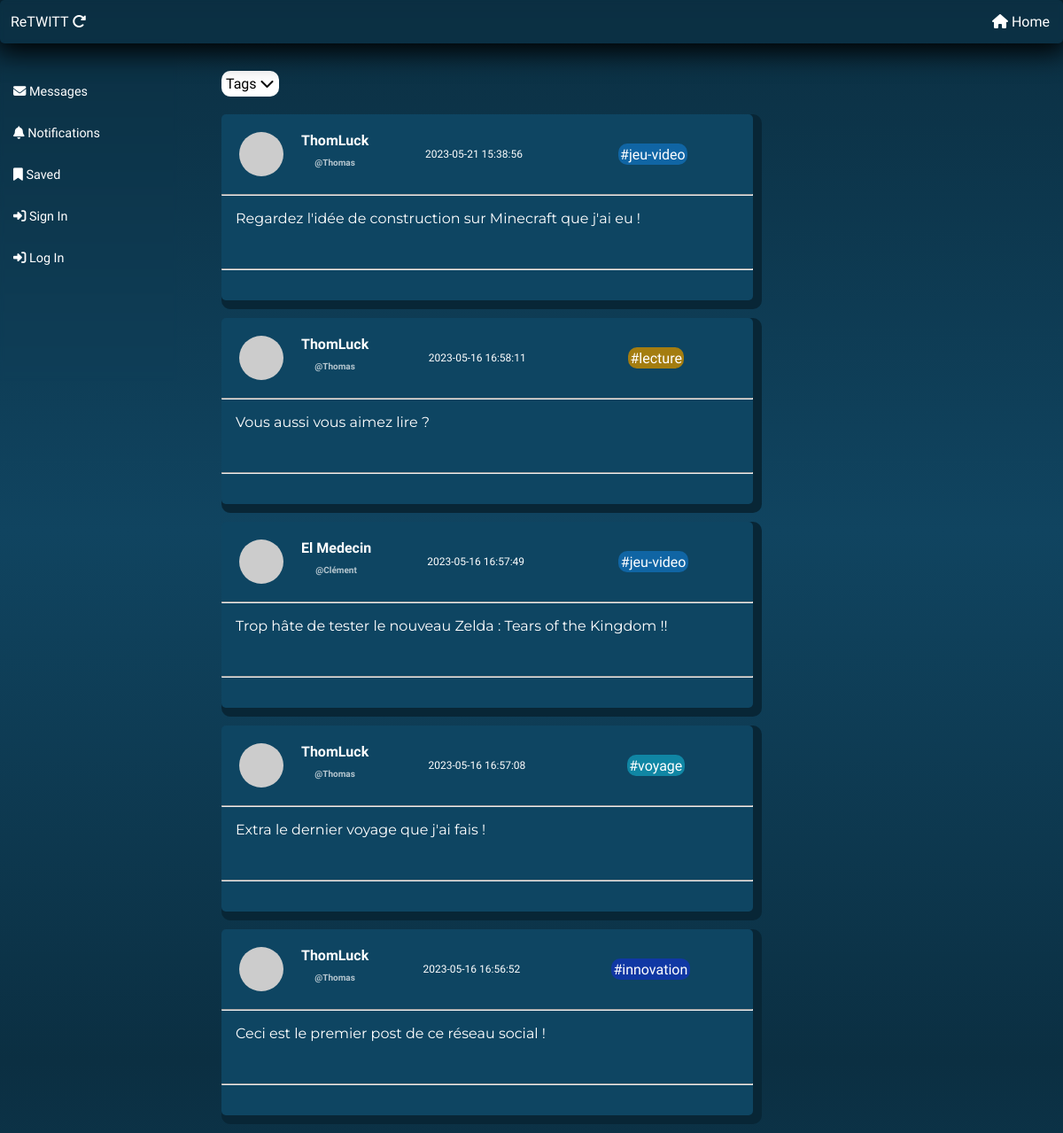
The page /search.php on the database as committed earlier.
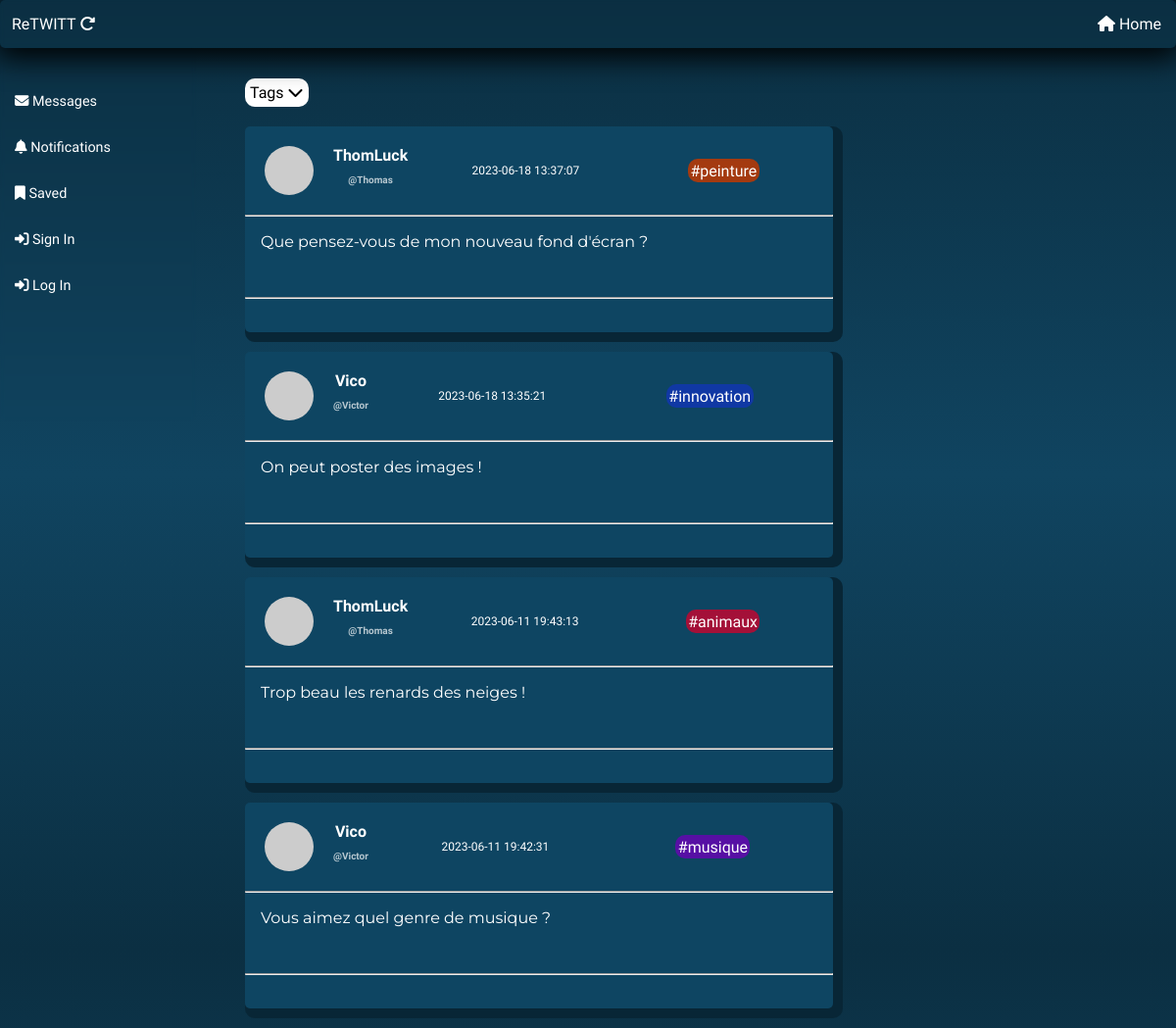
The same page on the database as committed later.
### tables this page shows
CREATE TABLE `twitts` (
  `id` int NOT NULL,
  `content` text NOT NULL,
  `media` varchar(100) NOT NULL,
  `tag` varchar(20) NOT NULL,
  `date` datetime NOT NULL DEFAULT CURRENT_TIMESTAMP,
  `userid` int NOT NULL
);

CREATE TABLE `user` (
  `user_id` int NOT NULL,
  `pseudo` varchar(100) NOT NULL,
  `nom` varchar(100) NOT NULL,
  `mail` varchar(100) NOT NULL,
  `mdp` varchar(100) NOT NULL,
  `img` text NOT NULL
);

### search.php (the view, shortened to what this page needs)
<?php
require 'database_interactions/database.php';
$requete = $database->prepare("SELECT * FROM `twitts` INNER JOIN user WHERE twitts.userid = user.user_id AND `content` LIKE '%".$_GET['search']."%' ORDER BY date DESC");
$requete->execute();
$searchTwitts = $requete->fetchAll(PDO::FETCH_ASSOC);
?>
<!DOCTYPE html>
<html lang="fr">
<head>
    <?php require "templates/style.php" ?>
</head>
<body>
    <?php require 'templates/navbars.php' ?>
    <div class="posts">
        <div class="filters">
            <div class="tags-filter filter">
                <div class="tags-menu">Tags <i class="fa-solid fa-chevron-down"></i></div>
            </div>
        </div>
        <?php foreach ($searchTwitts as $twitt) { ?>
            <div class="post <?= $twitt['tag'] ?>">
            <div class="up-post">
                <img class="twitt_user_img" src="<?= $twitt['img'] ?>" alt="Avatar">
                <div class=usernames>
                    <h4 class="userpseudo"><?= $twitt['pseudo'] ?></h4>
                    <h5 class="username">@<?= $twitt['nom'] ?></h5>
                </div>
                <div class="date-publication"><?= $twitt['date'] ?></div>
                <div class="tag <?= $twitt['tag'] ?>">#<?= $twitt['tag'] ?></div>
            </div>
            <hr>
            <div class="post-content"><?= $twitt['content'] ?></div>
            <hr>
        </div>
        <?php } ?>
    </div>
</body>
</html>

### templates/style.php (shortened to what this page needs)
<link rel="stylesheet" href="https://use.fontawesome.com/releases/v6.1.2/css/all.css">
<link rel="stylesheet" href="css/style-retwitt.css">

### templates/navbars.php (shortened to what this page needs)
<nav class="navbar">
    <div class="name-retwitt">ReTWITT <i id="reload" class="fa-solid fa-rotate-right"></i></div>
    <div class="center-navbar">
        <a class="links" href="index.php"><i class="fa-solid fa-house"></i> Home</a>
    </div>
</nav>
<nav class="side-bar">
    <div>
        <a class="links" href="not_yet.php"><i class="fa-solid fa-envelope"></i> Messages</a>
        <a class="links" href="not_yet.php"><i class="fa-solid fa-bell"></i> Notifications</a>
        <a class="links" href="not_yet.php"><i class="fa-solid fa-bookmark"></i> Saved</a>
        <?php if(!isset($_SESSION['user_id'])) { ?>
            <a class="links" href="signin.php"><i class="fa-solid fa-right-to-bracket"></i> Sign In</a>
            <a class="links" href="login.php"><i class="fa-solid fa-right-to-bracket"></i> Log In</a>
        <?php } else { ?>
            <a href="deconnect.php" class="links">Log Out</a>
        <?php } ?>
    </div>
</nav>

### css/components/navbars.css (style rules this page uses)
.navbar { display: flex; justify-content: space-between; z-index: 3; position: fixed; width: 100vw; top: 0; backdrop-filter: blur(2px); border-radius: 5px; box-shadow: 0px 5px 30px 5px #000000; }
.center-navbar { display: flex; justify-content: center; }
.name-retwitt { margin: auto; margin-left: 1%; }
#reload { transition: transform 2s; }
.links { text-align: center; padding: 15px; text-decoration: none; color: var(--main-text-color); }
.side-bar { margin: 0; margin-top: 30px; display: flex; flex-direction: column; justify-content: space-between; position: sticky; backdrop-filter: blur(2px); top: 0; height: 400px; width: 200px; font-size: 90%; }
.side-bar div { margin-top: 50px; display: flex; flex-direction: column; }
.side-bar a { text-align: left; }
.side-bar .links { background: linear-gradient(to left, rgba(11, 47, 66,0) 50%, white 50%) right; background-size: 200% 100%; }

### css/components/posts.css (style rules this page uses)
.posts { position: relative; top: 10vh; padding-bottom: 20px; width: 50vw; }
.filters { display: flex; justify-content: left; }
.filters div.filter { margin-right: 1vw; padding: 5px; background-color: white; color: black; border-radius: 10px; }
.tags-filter { position: relative; }
.innovation { background-color: #1038A4; border-radius: 10px; }
.musique { background-color: #5710A4; border-radius: 10px; }
.animaux { background-color: #a41038; border-radius: 10px; }
.peinture { background-color: #a43a10; border-radius: 10px; }
.post { margin-top: 20px; background-color: var(--main-card-color); box-shadow: var(--main-shadow); border-radius: 5px; text-align: center; width: 50vw; min-height: 210px; }
.up-post { margin: auto; padding: 20px; display: flex; justify-content: start; flex-wrap: wrap; }
.usernames { margin-left: 10px; }
h4.userpseudo { text-align: center; margin: auto 10px; }
h5.username { margin: 10px; opacity: .7; font-size: 10px; }
img.twitt_user_img { width: 50px; height: 50px; border-radius: 50%; }
hr { color: #1A78AC; }
.date-publication { margin: auto; font-size: 12px; }
.tag { margin: auto; padding: 0.2vw; height: 1%; display: inline; border-radius: 10px; }
.post-content { min-height: 50px; text-align: left; margin: 16px; font-family: var(--secondary-font-family) }
.voyage { background-color: #1086A4; border-radius: 10px; }
.jeu-video { background-color: #1065A4; border-radius: 10px; }
.lecture { background-color: #a47d10; border-radius: 10px; }

### css/components/global.css (style rules this page uses)
* { box-sizing: border-box; margin: 0; padding: 0; --main-color-bg: rgb(11, 47, 66); --main-card-color: #0e4562; --main-text-color: white; --main-font-family: 'Farro'; --secondary-font-family: 'Montserrat', 'sans-serif'; --main-btn-color-before: #04121a; --main-btn-color-after: #0b8cd6; --main-shadow: 5px 5px 0px 5px #082636; }
body { display: grid; grid-template-columns: 250px 50vw auto; font-family: var(--main-font-family); color: white; background: linear-gradient(var(--main-color-bg) 0%, #104460 50%, var(--main-color-bg) 100%); }
a { text-decoration: none; color: white; }

Rows that differ between the two databases and show on the page:
removed twitts: userid.pseudo "ThomLuck", userid.nom "Thomas", date "2023-05-21 15:38:56", tag "jeu-video", content "Regardez l'idée de construction sur Minecraft que j'ai eu !"
removed twitts: userid.pseudo "ThomLuck", userid.nom "Thomas", date "2023-05-16 16:58:11", tag "lecture", content "Vous aussi vous aimez lire ?"
removed twitts: userid.pseudo "El Medecin", userid.nom "Clément", date "2023-05-16 16:57:49", tag "jeu-video", content "Trop hâte de tester le nouveau Zelda : Tears of the Kingdom !!"
removed twitts: userid.pseudo "ThomLuck", userid.nom "Thomas", date "2023-05-16 16:57:08", tag "voyage", content "Extra le dernier voyage que j'ai fais !"
removed twitts: userid.pseudo "ThomLuck", userid.nom "Thomas", date "2023-05-16 16:56:52", tag "innovation", content "Ceci est le premier post de ce réseau social !"
added twitts: userid.pseudo "ThomLuck", userid.nom "Thomas", date "2023-06-18 13:37:07", tag "peinture", content "Que pensez-vous de mon nouveau fond d'écran ?"
added twitts: userid.pseudo "Vico", userid.nom "Victor", date "2023-06-18 13:35:21", tag "innovation", content "On peut poster des images !"
added twitts: userid.pseudo "ThomLuck", userid.nom "Thomas", date "2023-06-11 19:43:13", tag "animaux", content "Trop beau les renards des neiges !"
added twitts: userid.pseudo "Vico", userid.nom "Victor", date "2023-06-11 19:42:31", tag "musique", content "Vous aimez quel genre de musique ?"
